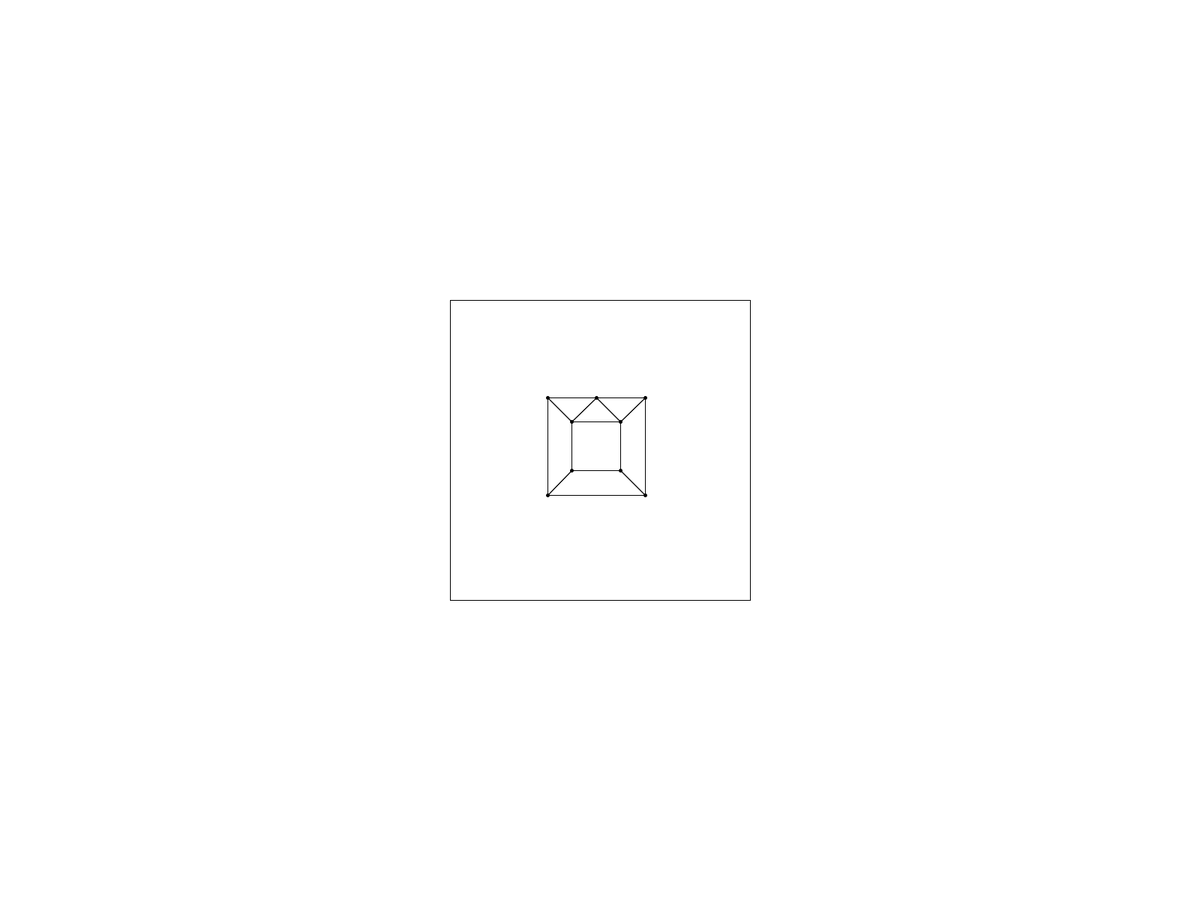
Frame 1 (no input)
Frame 2 (the mouse pressed at the canvas centre, redrawn once): identical to frame 1, image omitted

The Processing sketch that drew this single still picture (run headless with seeded random() and noise(); the mouse was pressed at the canvas centre and the sketch redrawn once):

// Processing sketch: Cycle_3_4_planar
// ── Cycle_3_4_planar.pde
int rectX = 0;
int rectY = 0;
int rectW = 400;

void setup(){
  fullScreen();
  smooth();
  noLoop();
}

void draw(){
  setCanvas();
  ArrayList<Vertex> points = genGraph();
  computeCycles(points);
}

void setCanvas(){
  background(255);
  rectX = (displayWidth-rectW)/2;
  rectY = (displayHeight-rectW)/2;
  rect(rectX,rectY,rectW,rectW);
}

ArrayList<Vertex> genGraph(){
  float zoom = 13;
  ArrayList<Vertex> points = new ArrayList<Vertex>();
  Vertex va = new Vertex(0,10,10);
  points.add(va);
  Vertex vb = new Vertex(1,15,10);
  points.add(vb);
  Vertex vc = new Vertex(2,20,10);
  points.add(vc);
  Vertex vd = new Vertex(3,12.5,12.5);
  points.add(vd);
  Vertex ve = new Vertex(4,17.5,12.5);
  points.add(ve);
  Vertex vf = new Vertex(5,12.5,17.5);
  points.add(vf);
  Vertex vg = new Vertex(6,17.5,17.5);
  points.add(vg);
  Vertex vh = new Vertex(7,10,20);
  points.add(vh);
  Vertex vi = new Vertex(8,20,20);
  points.add(vi);
  
  va.edges.add(vb);
  va.edges.add(vd);
  va.edges.add(vh);
  vb.edges.add(va);
  vb.edges.add(vd);
  vb.edges.add(ve);
  vb.edges.add(vc);
  vc.edges.add(vb);
  vc.edges.add(ve);
  vc.edges.add(vi);
  vd.edges.add(va);
  vd.edges.add(vb);
  vd.edges.add(ve);
  vd.edges.add(vf);
  ve.edges.add(vb);
  ve.edges.add(vc);
  ve.edges.add(vd);
  ve.edges.add(vg);
  vf.edges.add(vh);
  vf.edges.add(vd);
  vf.edges.add(vg);
  vg.edges.add(ve);
  vg.edges.add(vf);
  vg.edges.add(vi);
  vh.edges.add(va);
  vh.edges.add(vf);
  vh.edges.add(vi);
  vi.edges.add(vh);
  vi.edges.add(vg);
  vi.edges.add(vc);
  
  for(Vertex v:points){
    stroke(0);
    strokeWeight(5);
    point(rectX+v.x*zoom,rectY+v.y*zoom);
    for(Vertex e:v.edges){
      strokeWeight(1);
      line(rectX+v.x*zoom, rectY+v.y*zoom, rectX+e.x*zoom, rectY+e.y*zoom);
    }
  }
  return points;
}

void computeCycles(ArrayList<Vertex> points){
  print("Encoding A-I from 0-8:\n");
  for(Vertex v: points){
    v.isRoot = true;
    
    //Middle level
    boolean middle[] = new boolean[points.size()];
    //leaves
    int leaves[] = new int[points.size()];
    ArrayList<ArrayList<Vertex>> parents = new ArrayList<ArrayList<Vertex>>();//leaves parents
    for(int i = 0; i<points.size();i++){//cannot use array for ArrayList
      parents.add(new ArrayList<Vertex>());//init
    }
    
    for(Vertex e:v.edges){
      if(!e.isRoot){
        e.isMiddle = true;
        middle[e.index] = true;
        for(Vertex l:e.edges){
          if(!l.isMiddle&&l.index!=v.index){
            leaves[l.index]++;
            parents.get(l.index).add(e);
          }
        }
      }
    }
    
    for(int i = 0; i<points.size();i++){
      if(middle[i]==true&&leaves[i]==1){
        print("3-cycle: ");
        print(v.index+" "+i+" "+parents.get(i).get(0).index+"\n");
      }
      if(leaves[i]==2){
        print("4-cycle: ");
        print(v.index+" "+i+" "+parents.get(i).get(0).index+" "+parents.get(i).get(1).index+"\n");
      }
    }
    
    //reset middle level
    for(Vertex e:v.edges){
      e.isMiddle = false;
    }
  }
}

// ── Vertex.pde
class Vertex{
  int index;
  float x;
  float y;
  boolean isRoot = false;
  boolean isMiddle = false;
  ArrayList<Vertex> edges;
  
  public Vertex(){
    this.x = 0;
    this.y = 0;
    this.edges = new ArrayList<Vertex>();
  }
  
  public Vertex(int index, float x, float y){
    this.index = index;
    this.x = x;
    this.y = y;
    this.edges = new ArrayList<Vertex>();
  }
  
  public Vertex(Vertex v){
    this.index = v.index;
    this.x = v.x;
    this.y = v.y;
    this.edges = v.edges;
  }
}
